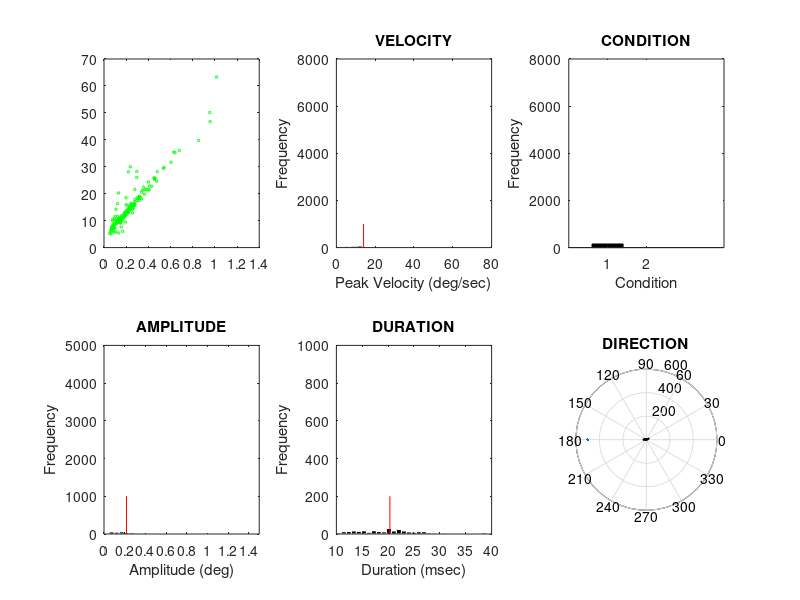

Recreate this plot in MATLAB. (Note: this script raises an error after producing the figure.)

% Clear any loaded files/variables
clear all;

% Close any open figures
close all;

% Load Data
dat = load('data.txt');

% Subjects
sIni = {'TS' 'LR' 'HK'}; 



% Label Data Columns
sub             = dat(:,1);
ses             = dat(:,2);
block           = dat(:,3);
trial           = dat(:,4);
cond            = dat(:,5);
trialType       = dat(:,6);
trialDelay      = dat(:,7);
targetLoc       = dat(:,8);
targetEcc       = dat(:,9); 
gapSize         = dat(:,10);
gapLocT         = dat(:,11);

tedfFix          = dat(:,12);
tedfpreCueON    = dat(:,13);
tedfpreISIOn    = dat(:,14);
tedfstimOn      = dat(:,15);
tedfpostISIOn   = dat(:,16); %same as tedfstimOff
tedfrespToneOn  = dat(:,17);
tedfClr         = dat(:,18);

tSac            = dat(:,19);
keyRT           = dat(:,20);
resp            = dat(:,21);
cor             = dat(:,22);
sacReq          = dat(:,23);
stairCase       = dat(:,24);

trial2          = dat(:,25);
sacNum          = dat(:,26);
sacType         = dat(:,27);

sacOn           = dat(:,28);
sacOff          = dat(:,29);
sacDur          = dat(:,30);
sacVPeak        = dat(:,31);

sacDist         = dat(:,32); %rho
sacAngle1       = dat(:,33); %theta
sacAmp          = dat(:,34);
sacAngle2       = dat(:,35);

sacxOnset       = dat(:,36);
sacyOnset       = dat(:,37);
sacxOffset      = dat(:,38);
sacyOffset      = dat(:,39);


%% Various Variables 

% Condition
valid = trialType == 1;
invalid = trialType == 2;

% Subjects
numSub = length(unique(sub));


% Eccentricity
near = targetEcc == 2.5
far = targetEcc == 5.0

minimum = 1;
maximum = 2000;

%minimum = 300;
%maximum = 600;

amp = sacAmp > 0.05 & sacAmp <=1.5; 

% Microsaccade Use
use = sacDur>=6 & sacDur<40 & amp & sacVPeak <=100 & sacOn >= minimum & sacOn <= maximum ;  

% Response
%response = tRes-tFix;     
%respMN = mean(response( (sacNum == 0 | sacNum ==1) & use));

% Get Microsaccade Count 
totalMicro = length(sacOn(use));
totalMicroValid = length(sacOn(use & valid))
totalMicroInValid = length(sacOn(use & invalid))


totalMicroAll = [totalMicroValid, totalMicroInValid];

%% MAIN SEQUENCE 

figure

subplot(2,3,1)
plot(sacAmp((use)), sacVPeak((use)), 'o', 'MarkerEdgeColor', 'k',  'MarkerSize', 1);
xlabel('Amplitude (deg)');
ylabel('Peak Velocity (deg/sec)');
title('MAIN SEQUENCE')
axis([0, 1.5, 0, 100])
plot(sacAmp((use & valid)), sacVPeak((use & valid)), 'o', 'MarkerEdgeColor', 'g',  'MarkerSize', 1.75);
hold on;
plot(sacAmp((use & invalid)), sacVPeak((use & invalid)), 'o', 'MarkerEdgeColor', 'r',  'MarkerSize', 1.75);

subplot(2,3,2)

vPeak = (sacVPeak((use)));
hist(vPeak, 20);
h = findobj(gca,'Type','patch');
set(h,'FaceColor','k','EdgeColor','w')
xlabel('Peak Velocity (deg/sec)');
ylabel('Frequency');
title('VELOCITY')
axis([0, 80, 0, 8000])
%axis([0, 100, 0, 1500])
line([mean(sacVPeak(use)),mean(sacVPeak(use))], [0, 1000], 'Color' ,[1 0 0]);

subplot(2,3,3)  
bar(totalMicroAll, 'k')
xlabel('Condition');
ylabel('Frequency');
title('CONDITION')
axis([0, 4, 0, 8000])

subplot(2,3,4)
amp = sacAmp((use));
hist(amp, 20);
h = findobj(gca,'Type','patch');
set(h,'FaceColor','k','EdgeColor','w')
xlabel('Amplitude (deg)');
ylabel('Frequency');
title('AMPLITUDE')
axis([0, 1.5, 0, 5000])
line([mean(sacAmp(use)),mean(sacAmp(use))], [0, 1000], 'Color' ,[1 0 0]);

subplot(2,3,5)  
hist(sacDur((use)),30);
axis([10, 40, 0, 1000])
h = findobj(gca,'Type','patch');
set(h,'FaceColor','k','EdgeColor','w')
xlabel('Duration (msec)');
ylabel('Frequency');
title('DURATION')
line([mean(sacDur(use)),mean(sacDur(use))], [0, 200], 'Color' ,[1 0 0]);

subplot(2,3,6) %polar plot
polar(pi, 500);
hold on;
h=rose(sacAngle1(use),30);  
title('DIRECTION');
%text(0, -nPolar-100,['Interval= ',int2str(minimum), ' : ', int2str(maximum)], 'FontSize',14);
x = get(h,'Xdata');
y = get(h,'Ydata');
patch(x,y, 'w');

%% Get Microssacade Rate Data 
plotMeans = 0


%%Velocity
i = 0;
counter = 0;

for i=1:numSub
    counter = counter + 1;
    validVP = sacVPeak(use & sub==i & valid);
    VP(counter,1) = mean(validVP); % get mean rate for interval for t-test
    
    invalidVP = sacVPeak(use & sub==i & invalid);
    VP(counter,2) = mean(invalidVP); % get mean rate for interval for t-test
    
    
end

anova_rm(VP)

%%Amplitude
i = 0;
counter = 0;

for i=1:numSub
    counter = counter + 1;
    validAMP = sacAmp(use & sub==i & valid);
    AMP(counter,1) = mean(validAMP); % get mean rate for interval for t-test
    
    invalidAMP = sacAmp(use & sub==i & invalid);
    AMP(counter,2) = mean(invalidAMP); % get mean rate for interval for t-test
    
    
end

anova_rm(AMP)

%%Duration
i = 0;
counter = 0;

for i=1:numSub
    counter = counter + 1;
    validDUR = sacDur(use & sub==i & valid);
    DUR(counter,1) = mean(validDUR); % get mean rate for interval for t-test
    
    invalidDUR = sacDur(use & sub==i & invalid);
    DUR(counter,2) = mean(invalidDUR); % get mean rate for interval for t-test
    
    
end

anova_rm(DUR)

        
%% Overall Microsaccade Count
i = 0;
counter = 0;
uniqueTrial = sacNum == 0 | sacNum == 1;

for i=1:numSub    
    counter = counter + 1;

    validTotalMicro = sum(use & sub==i & valid & far);  
    validTotalTrial = sum(uniqueTrial & sub==i & valid & far);
    microTotal(counter,1) = validTotalMicro; % /sacTotalTrial; % get mean rate for interval for t-test
    
    invalidTotalMicro = sum(use & sub==i & invalid & far);  
    invalidTotalTrial = sum(uniqueTrial & sub==i & invalid & far);
    microTotal(counter,2) = invalidTotalMicro; % /sacTotalTrial; % get mean rate for interval for t-test
    
   

end

anova_rm(microTotal)







